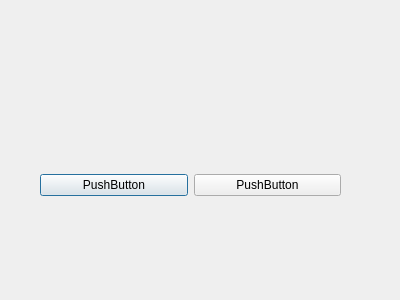
<?xml version="1.0" encoding="UTF-8"?>
<ui version="4.0">
 <class>maindialog</class>
 <widget class="QDialog" name="maindialog">
  <property name="geometry">
   <rect>
    <x>0</x>
    <y>0</y>
    <width>400</width>
    <height>300</height>
   </rect>
  </property>
  <property name="windowTitle">
   <string>Dialog</string>
  </property>
  <widget class="QWidget" name="layoutWidget">
   <property name="geometry">
    <rect>
     <x>40</x>
     <y>130</y>
     <width>301</width>
     <height>111</height>
    </rect>
   </property>
   <layout class="QHBoxLayout" name="horizontalLayout">
    <item>
     <widget class="QPushButton" name="pushButton">
      <property name="text">
       <string>PushButton</string>
      </property>
     </widget>
    </item>
    <item>
     <widget class="QPushButton" name="pushButton_2">
      <property name="text">
       <string>PushButton</string>
      </property>
     </widget>
    </item>
   </layout>
  </widget>
 </widget>
 <resources/>
 <connections/>
</ui>
